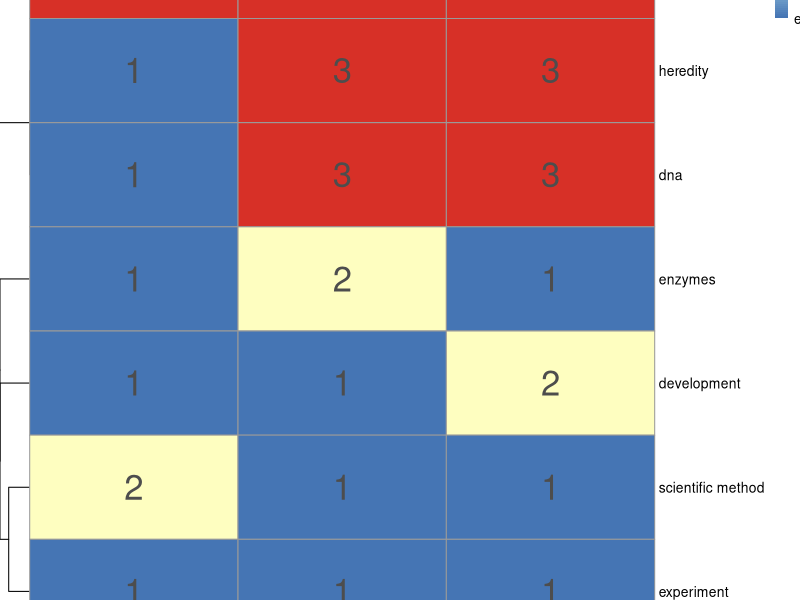

Generate this figure with R:
# heatmap.R
# Heatmap of when topics occur across courses.
# Uses CSV file data1.csv.
# Richard A. Lent, June 2019.

# Editing this on CodeHub app. Then what?

library(pheatmap) # Pretty heatmaps.

data1 <- as.matrix(read.csv("data1.csv", header = TRUE))
rownames(data1) <- c("scientific method", "neurons", "memory", "development", "experiment", 
                     "pH", "metabolism", "enzymes", "heredity", "dna")

# Have to adjust margins by changing cellheight and cellwidth.
pheatmap(data1, legend_breaks = c(1, 2, 3), legend_labels = c("early", "middle", "late"),
         display_numbers = TRUE, number_format = "%i", fontsize_number = 25,
         cellheight = 75, cellwidth = 150,
         main = "Clustered heatmap table of when topics occur across courses\n")




